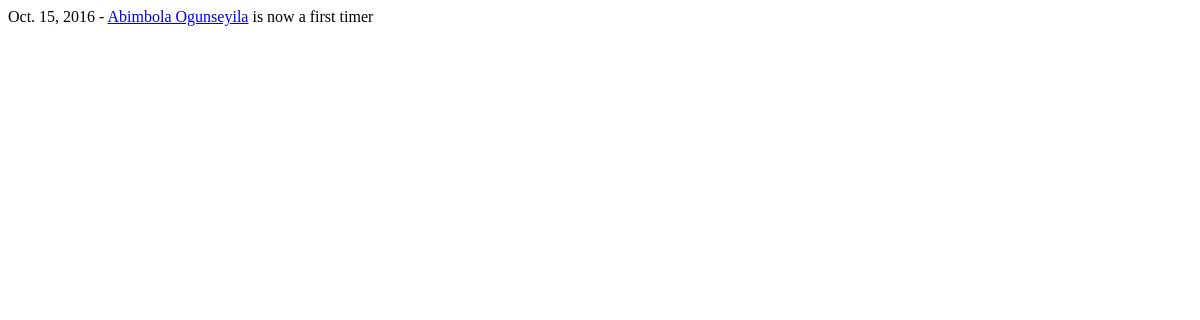
The page /welcome/_newsfeed/first-timers/ (signed in) on the database as committed earlier.
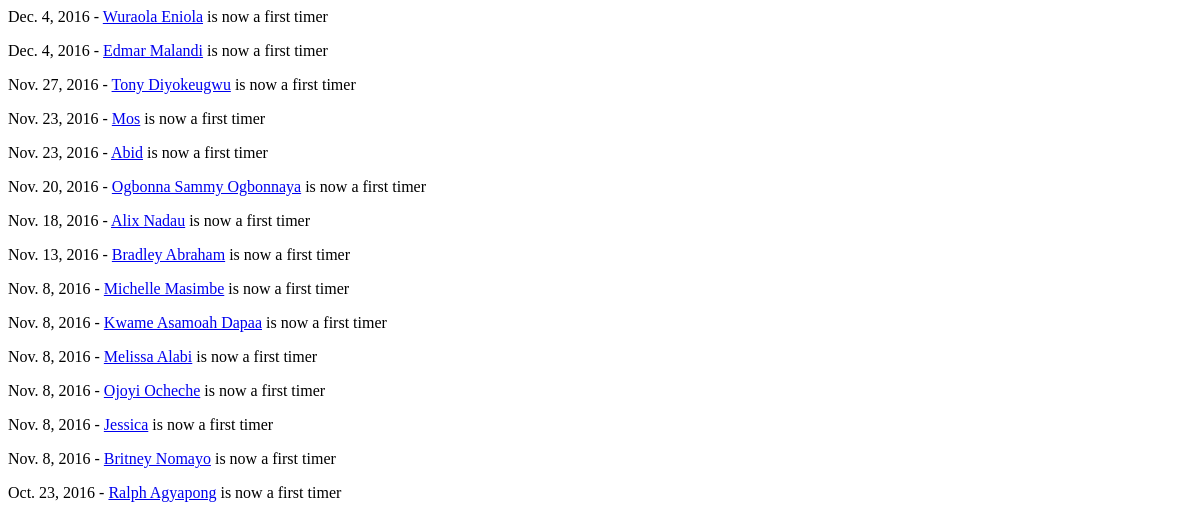
The same page on the database as committed later.
### member/models.py (models this page shows)
class Member(models.Model):
	name = models.CharField(max_length=50, unique=True)
	gender = models.ForeignKey('Gender', on_delete=models.CASCADE, related_name="sex")
	mobile_no = models.CharField(max_length=50, blank=True, null=True, unique=False, verbose_name="Mobile number")
	email = models.EmailField(max_length=50, blank=True, null=True, verbose_name="Email Address")
	date_of_birth = models.DateField(blank=True, null=True)
	address = models.TextField(max_length=200, blank=True, null=True)
	post_code = models.CharField(max_length=10, blank=True, null=True)
	academic_institution = models.ForeignKey('AcademicInstitution', on_delete=models.CASCADE, related_name="academic_institution", null=True, blank=True)
	course = models.CharField(max_length=100, blank=True)
	first_attended = models.DateField(blank=True, null=True)
	attendance_status = models.ForeignKey('Attendance', on_delete=models.CASCADE, related_name="attendance_status")
	last_visited = models.DateField(null=True, blank=True)
	extra_info = models.TextField(max_length=2000, blank=True)
	last_modified = models.DateTimeField(auto_now=True)
	def __str__(self):
		return self.name
	class Meta:
		ordering = ["name"]

### welcome/views.py (the view)
@login_required
def _get_firsttimers(request):
	now = datetime.datetime.now()
	last30days = now - datetime.timedelta(days = 60)
	first_timers = Member.objects.filter(attendance_status__status = "First Timer", first_attended__gte = last30days).order_by('-first_attended')[:15]
	context = {
		'first_timers': first_timers
	}
	return render (request, '_partial/_firsttimers.html', context)

### welcome/templates/_partial/_firsttimers.html
{% for person in first_timers %}
	<p class="w3-padding w3-green">
	{% if person.first_attended != None %}
		{{ person.first_attended }} -
	{% endif %}
	<a href="{% url 'member:member_info' person %}" title="last Updated on {{ person.last_modified }}">{{ person }}</a> is now a first timer
	</p>
{% endfor %}

Rows that differ between the two databases and show on the page:
no longer on this page (row unchanged): Member: first_attended "Oct. 15, 2016", name "Abimbola Ogunseyila"
added Member: first_attended "Dec. 4, 2016", name "Wuraola Eniola"
added Member: first_attended "Dec. 4, 2016", name "Edmar Malandi"
added Member: first_attended "Nov. 27, 2016", name "Tony Diyokeugwu"
added Member: first_attended "Nov. 23, 2016", name "Mos"
added Member: first_attended "Nov. 23, 2016", name "Abid"
added Member: first_attended "Nov. 20, 2016", name "Ogbonna Sammy Ogbonnaya"
added Member: first_attended "Nov. 18, 2016", name "Alix Nadau"
added Member: first_attended "Nov. 13, 2016", name "Bradley Abraham"
added Member: first_attended "Nov. 8, 2016", name "Michelle Masimbe"
added Member: first_attended "Nov. 8, 2016", name "Kwame Asamoah Dapaa"
added Member: first_attended "Nov. 8, 2016", name "Melissa Alabi"
added Member: first_attended "Nov. 8, 2016", name "Ojoyi Ocheche"
added Member: first_attended "Nov. 8, 2016", name "Jessica"
added Member: first_attended "Nov. 8, 2016", name "Britney Nomayo"
added Member: first_attended "Oct. 23, 2016", name "Ralph Agyapong"
